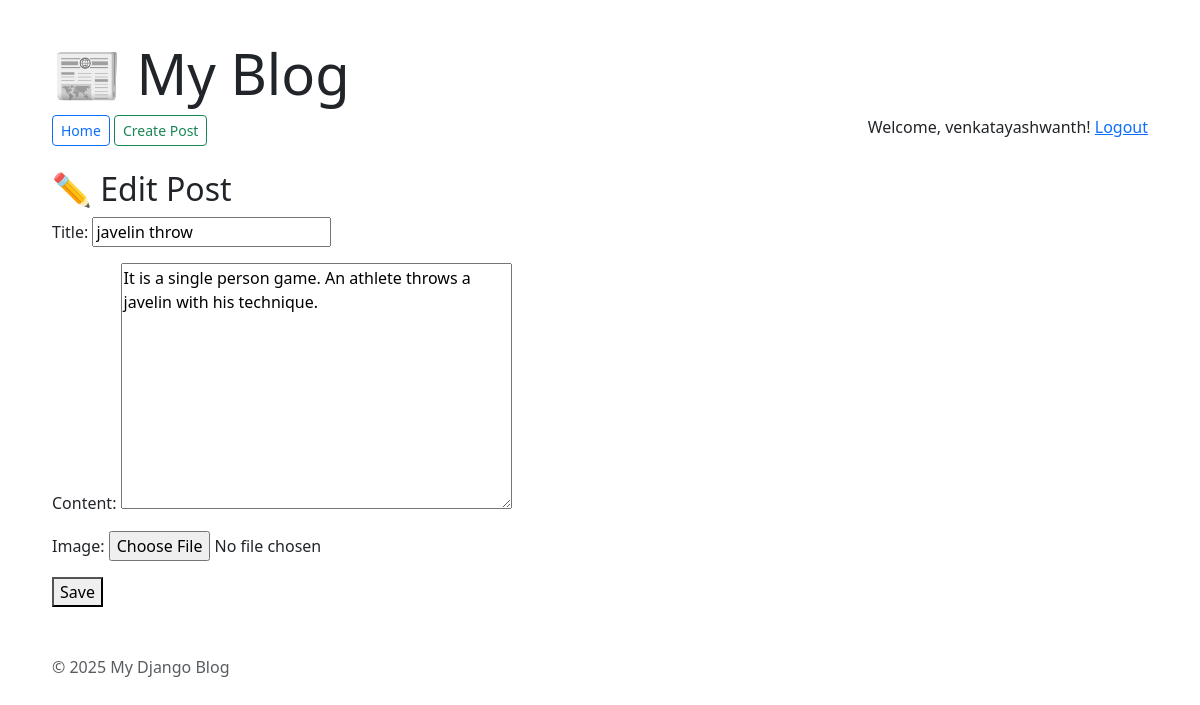
/edit/6 (signed in), run on the app's committed database.
### locations/models.py (models this page shows, shortened)
class Post(models.Model):
    title = models.CharField(max_length=100)
    content = models.TextField()
    image = models.ImageField(upload_to='post_images/', blank=True, null=True)
    author = models.ForeignKey(User, on_delete=models.CASCADE, null=True)

### locations/views.py (the view)
# urls.py: path('edit/<int:pk>', views.edit_post, name='edit_post'),
@login_required()
def edit_post(request, pk):
    post = get_object_or_404(Post, pk=pk)
    if post.author != request.user:
        return HttpResponseForbidden("You are not allowed to edit this post.")
    if request.method == 'POST':
        form = PostForm(request.POST, instance=post)
        if form.is_valid():
            form.save()
            return redirect('home')
    else:
        form = PostForm(instance=post)
    return render(request, 'locations/create_post.html', {'form': form, 'edit': True})

### locations/forms.py
class PostForm(forms.ModelForm):
    class Meta:
        model = Post
        fields = ['title', 'content', 'image']

### locations/templates/locations/create_post.html (shortened to what this page needs)
{% extends 'locations/base.html' %}
{% block content %}
  <h2>{% if edit %}✏️ Edit Post{% else %}📝 Create New Post{% endif%}</h2>
  <form method="POST" enctype="multipart/form-data">
      {{ form.as_p }}
      <button type="submit">Save</button>
  </form>
{% endblock %}

### locations/templates/locations/base.html (shortened to what this page needs)
<!DOCTYPE html>
<html>
<head>
    <link href="https://cdn.jsdelivr.net/npm/bootstrap@5.3.2/dist/css/bootstrap.min.css" rel="stylesheet">
</head>
<body>
  <div class="container">
    <header class="mb-4">
        <h1 class="display-4">📰 My Blog</h1>
        <nav class="mb-3">
            <a class="btn btn-outline-primary btn-sm" href="/">Home</a>
            <a class="btn btn-outline-success btn-sm" href="/new/">Create Post</a>
            <span class="float-end">
                {% if user.is_authenticated %}
                    Welcome, {{ user.username }}!
                    <a href="{% url 'logout' %}">Logout</a>
                {% else %}
                    <a class="btn btn-outline-secondary btn-sm" href="{% url 'login' %}">Login</a>
                    <a class="btn btn-outline-secondary btn-sm" href="{% url 'signup' %}">Signup</a>
                {% endif %}
            </span>
        </nav>
    </header>
    {% block content %}{% endblock %}
    <footer class="mt-5 text-muted">
        &copy; 2025 My Django Blog
    </footer>
  </div>
</body>
</html>

### locations/templates/locations/base.html (style rules this page uses)
body { margin: 40px; }

### data on the page
Post: title "javelin throw", content "It is a single person game. An athlete throws a javelin with his technique."

### other printed values
{{ user.username }} "venkatayashwanth"
